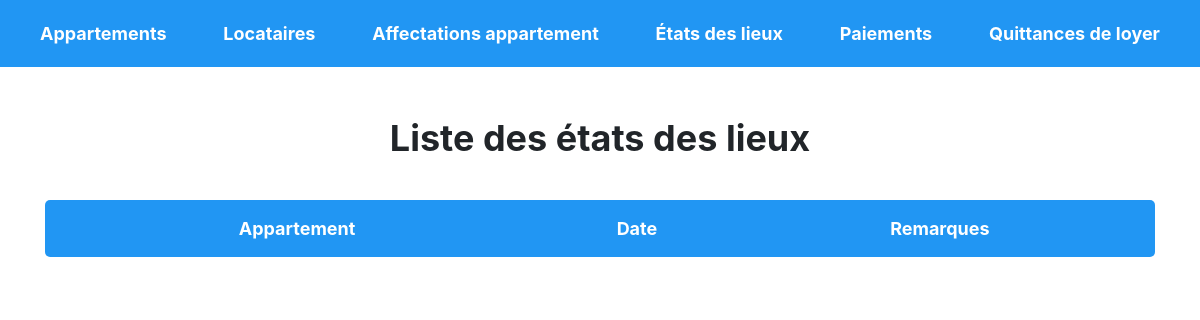
/index/etat_des_lieux_list, run on an earlier commit of the app's database.
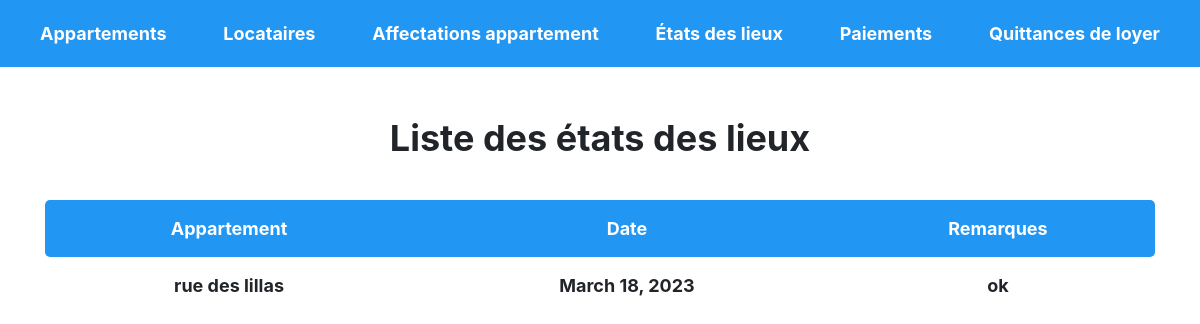
And on a later commit of the database.
### gestion_locataire/models.py (models this page shows, shortened)
class EtatDesLieux(models.Model):
    appartement = models.ForeignKey(Appartement, on_delete=models.CASCADE)
    date = models.DateField()
    remarques = models.TextField()

class Appartement(models.Model):
    adresse = models.CharField(max_length=200)
    complement_adresse = models.CharField(max_length=100)
    ville = models.CharField(max_length=50)
    code_postal = models.CharField(max_length=10)
    prix_charges = models.DecimalField(max_digits=10, decimal_places=2)
    loyer = models.DecimalField(max_digits=10, decimal_places=2)
    depot_garantie = models.DecimalField(max_digits=10, decimal_places=2)
    locataire = models.ForeignKey(Locataire, on_delete=models.SET_NULL, null=True, blank=True)

### gestion_locataire/views.py (the view)
# urls.py: path('etat_des_lieux_list', views.etat_des_lieux_list, name='etat_des_lieux_list'),
def etat_des_lieux_list(request):
    etat_des_lieux = EtatDesLieux.objects.all()
    return render(request, 'gestion_locataire/etat_des_lieux_list.html', {'etat_des_lieux': etat_des_lieux})

### gestion_locataire/templates/gestion_locataire/etat_des_lieux_list.html (shortened to what this page needs)
<!DOCTYPE html>
<html>
  <head>
    <link rel="stylesheet" href="https://maxcdn.bootstrapcdn.com/bootstrap/4.0.0/css/bootstrap.min.css">
  </head>
  <body>
    <div class="navbar">
      <a href="{% url 'appartement_list' %}">Appartements</a>
      <a href="{% url 'locataire_list' %}">Locataires</a>
      <a href="{% url 'affectation_appartement_list' %}">Affectations appartement</a>
      <a href="{% url 'etat_des_lieux_list' %}">États des lieux</a>
      <a href="{% url 'paiement_list' %}">Paiements</a>
      <a href="{% url 'quittance_loyer_list' %}">Quittances de loyer</a>
    </div>
    <div class="container">
        <h1>Liste des états des lieux</h1>
        <table>
          <thead>
            <tr>
              <th>Appartement</th>
              <th>Date</th>
              <th>Remarques</th>
            </tr>
          </thead>
          <tbody>
            {% for etat_des_lieux in etat_des_lieux %}
            <tr>
              <td>{{ etat_des_lieux.appartement.adresse }}</td>
              <td>{{ etat_des_lieux.date }}</td>
              <td>{{ etat_des_lieux.remarques }}</td>
            </tr>
            {% endfor %}
          </tbody>
        </table>
      </div>
  </body>
</html>

What changed in the data, as far as the page shows it:
added EtatDesLieux: appartement.adresse "rue des lillas", date "March 18, 2023", remarques "ok"
